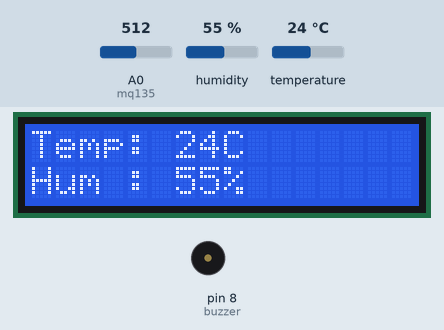
Recording of a sketch running on a simulated Arduino Uno, built with avr-gcc and run on an emulated ATmega328P. Shown: 16×2 character LCD, buzzer (waves = sounding, pin HIGH). The inputs (shaded band) are chosen by the test bench; at power-on: A0 (mq135) = 512, humidity 55 %, temperature 24 °C.

Above: at 1.2 s.
1.3 s: A0 (mq135) set to 613
At 5.6 s:
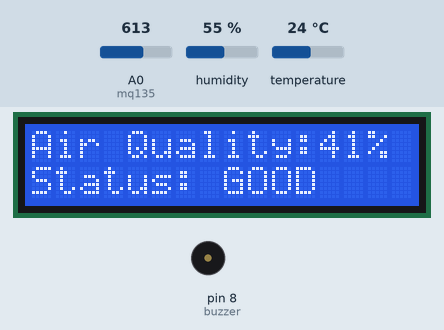
10.0 s: A0 (mq135) set to 635
At 12.8 s:
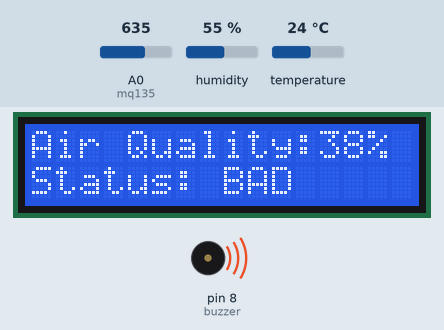
18.7 s: humidity set to 22 %
At 21.9 s:
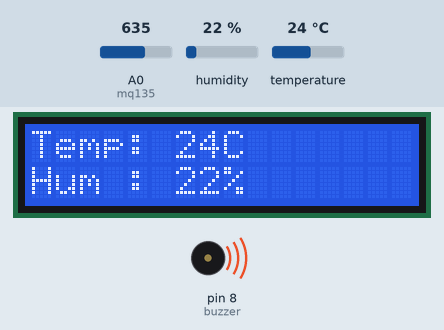
24.5 s: temperature set to 12 °C
At 26.1 s:
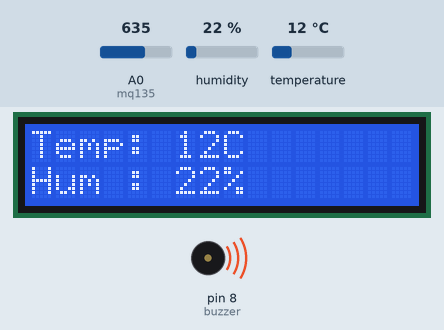
29.1 s: humidity set to 40 %
At 33.2 s:
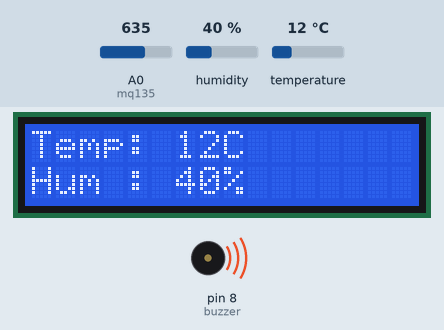
35.3 s: A0 (mq135) set to 716
At 38.4 s:
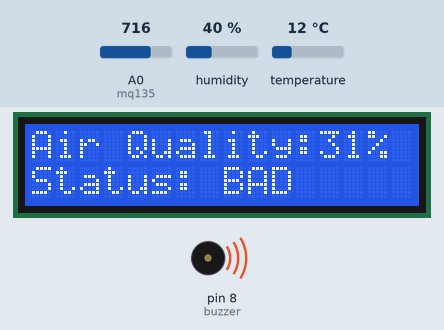
Timing chart, 0 to 39.9 s (numbered marks = the images above; inputs shaded):
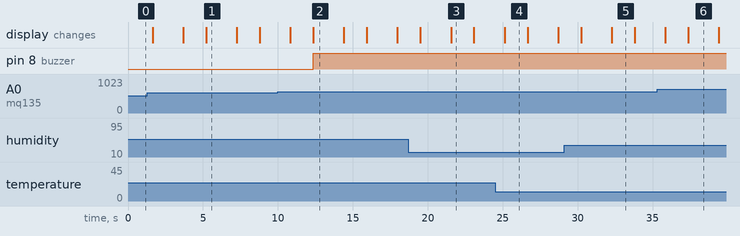

The sketch:

green_house.ino
```cpp
#include <Wire.h>
#include <LiquidCrystal_I2C.h>
#include <DHT.h>
#define DHTPIN 2
#define DHTTYPE DHT11
DHT dht(DHTPIN, DHTTYPE);
LiquidCrystal_I2C lcd(0x27, 16, 2);
const int mq135 = A0;
const int buzzer = 8;
const int AIR_THRESHOLD = 40; // Percentage
void setup()
{
    dht.begin();
    lcd.init();
    lcd.backlight();
    pinMode(buzzer, OUTPUT);
}
void loop()
{
    float temp = dht.readTemperature();
    float hum  = dht.readHumidity();
    int adcValue = analogRead(mq135);
    int quality = map(adcValue, 0, 1023, 100, 0);
    quality = constrain(quality, 0, 100);
    lcd.clear();
    lcd.setCursor(0, 0);
    lcd.print("Temp: ");
    lcd.print(temp, 0);
    lcd.print("C");
    lcd.setCursor(0, 1);
    lcd.print("Hum : ");
    lcd.print(hum, 0);
    lcd.print("%");
    delay(1500);
    lcd.clear();
    lcd.setCursor(0, 0);
    lcd.print("Air Quality:");
    lcd.print(quality);
    lcd.print("%");
    lcd.setCursor(0, 1);
    lcd.print("Status: ");
    if (quality < AIR_THRESHOLD)
    {
        lcd.print("BAD");
        digitalWrite(buzzer, HIGH);
    }
    else
    {
        lcd.print("GOOD");
        digitalWrite(buzzer, LOW);
    }
    delay(2000);
}
```

Measured:
- the behaviour switches between 624 and 625 on A0 (mq135) (found by bisection; images 1 and 2)
- after the input at 1.3 s, the display: first differs from a run without the input after 3.9 s (image 1)
- after the input at 10.0 s, pin 8 (buzzer): LOW → HIGH after 2.4 s; the display: first differs from a run without the input after 2.4 s (image 2)
- after the input at 18.7 s, the display: first differs from a run without the input after 2.9 s (image 3)
- after the input at 24.5 s, the display: changes after 0.63 s (image 4)
- after the input at 29.1 s, the display: first differs from a run without the input after 3.2 s (image 5)
- after the input at 35.3 s, the display: first differs from a run without the input after 2.1 s (image 6)
